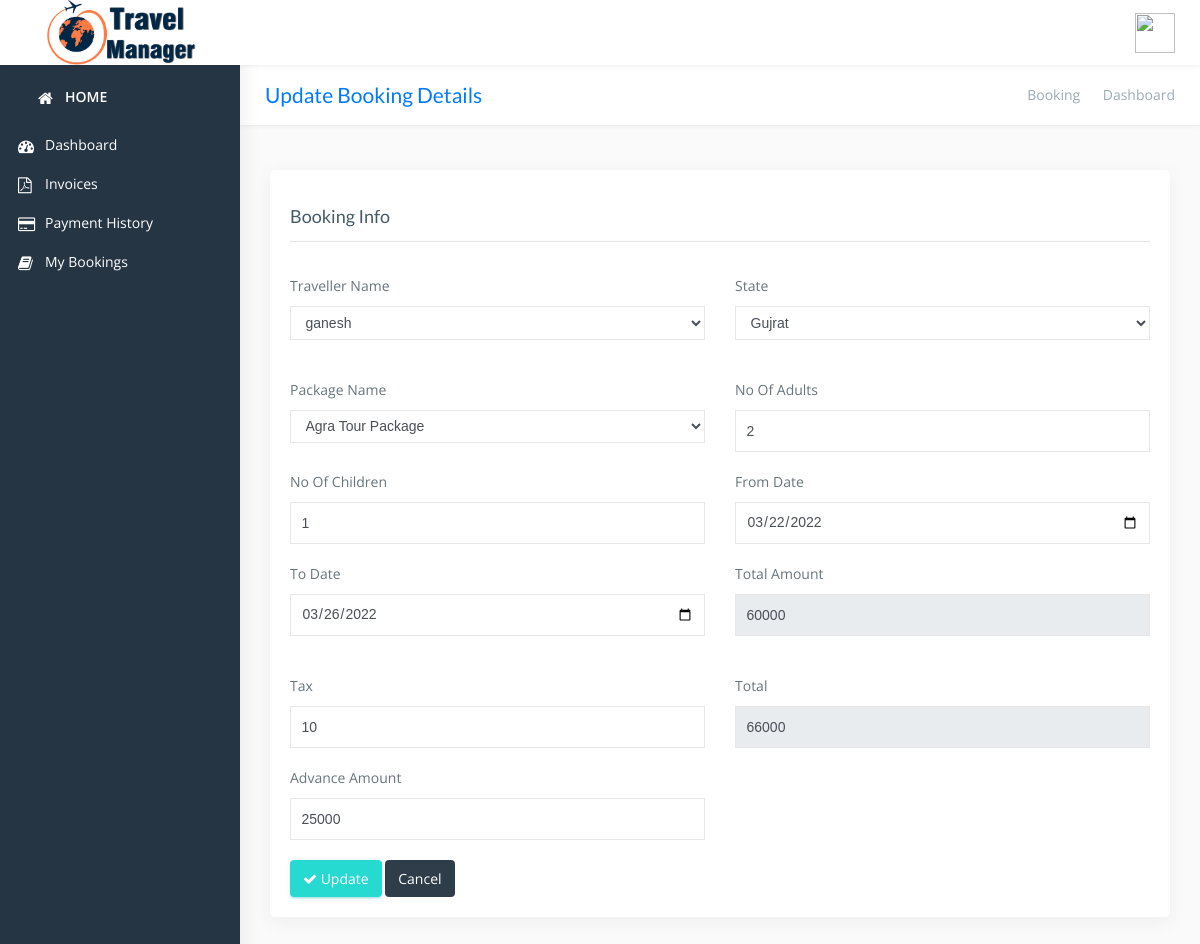
The app's page /user/update_booking.php?id=4 (signed in) with its own data.
### tables this page shows
CREATE TABLE `booking` (
  `id` int(11) NOT NULL,
  `traveller_id` varchar(200) NOT NULL,
  `state_id` varchar(200) NOT NULL,
  `package_id` varchar(200) NOT NULL,
  `no_of_adults` int(11) NOT NULL,
  `no_of_children` int(11) NOT NULL,
  `from_date` date NOT NULL,
  `to_date` date NOT NULL,
  `total_amount` int(11) NOT NULL,
  `adv_amount` varchar(200) NOT NULL,
  `total` int(11) NOT NULL,
  `tax` int(11) NOT NULL,
  `created_date` date NOT NULL
);

CREATE TABLE `packages` (
  `id` int(11) NOT NULL,
  `pname` varchar(200) NOT NULL,
  `price_adult` int(11) NOT NULL,
  `price_children` int(11) NOT NULL
);

### user/update_booking.php (the view, shortened to what this page needs)
<?php include "header.php" ?>
<?php include "sidebar.php" ?>
<?php
include('config.php');
try {
    $conn = new PDO("mysql:host=$servername;dbname=$dbname", $username, $password);
    $conn->setAttribute(PDO::ATTR_ERRMODE, PDO::ERRMODE_EXCEPTION);
    if (isset($_GET['id'])) {
        $id = $_GET['id'];
        $stmt1 = $conn->prepare("SELECT * FROM booking where id='" . $_GET['id'] . "'");
        $stmt1->execute();
        $row = $stmt1->fetch(PDO::FETCH_ASSOC);
        $id = $row['id'];
        $traveller_id = $row['traveller_id'];
        $package_id = $row['package_id'];
        $no_of_adults = $row['no_of_adults'];
        $no_of_children = $row['no_of_children'];
        $total_amount = $row['total_amount'];
        $tax = $row['tax'];
        $adv_amount = $row['adv_amount'];
        $total = $row['total'];
        $from_date = $row['from_date'];
        $to_date = $row['to_date'];
        $data1 = $stmt1->fetchAll();
        $stmt_sel = $conn->prepare("SELECT * FROM travellers where id='$traveller_id'");
        $stmt_sel->execute();
        $expense_sel = $stmt_sel->fetchAll();
        $stmt11 = $conn->prepare("SELECT * FROM packages where id='$package_id'");
        $stmt11->execute();
        $success = $stmt11->fetchAll();
        $stmt1 = $conn->prepare("SELECT * FROM packages");
        $stmt1->execute();
        $packages = $stmt1->fetchAll();
    }
} catch (PDOException $e) {
    echo $sql . "<br>" . $e->getMessage();
    $_SESSION['reply'] = "Added Successfully";
    header("location:../booking.php");
}
?>
<div class="page-wrapper">
    <div class="row page-titles">
        <div class="col-md-5 align-self-center">
            <h3 class="text-primary">Update Booking Details</h3>
        </div>
        <div class="col-md-7 align-self-center">
            <ol class="breadcrumb">
                <li class="breadcrumb-item"><a href="javascript:void(0)">Booking</a></li>
                <li class="breadcrumb-item active">Dashboard</li>
            </ol>
        </div>
    </div>
    <div class="container-fluid">
        <div class="row">
            <div class="col-lg-12">
                <div class="card card-outline-primary">
                    <div class="card-body">
                        <form action="user_operations/booking.php?edit_id=<?php echo $id; ?>" method="post">
                            <div class="form-body">
                                <h3 class="card-title m-t-15">Booking Info</h3>
                                <hr>
                                <div class="row p-t-20">
                                    <div class="col-md-6">
                                        <div class="form-group">
                                            <label class="control-label">Traveller Name</label>
                                            <select name="traveller_id" class="form-control" required>
                                                <?php
                                                foreach ($expense_sel as $package) { ?>
                                                    <option value="<?php echo $package['id'] ?>"><?php echo $package['name'];
                                                                                                $expense_sel = $package['name']; ?></option>
                                                <?php } ?>
                                            </select>
                                        </div>
                                    </div>
                                    <div class="col-md-6">
                                        <div class="form-group has-danger">
                                            <label class="control-label">State</label>
                                            <select name="state_name" class="form-control" required>
                                                <option value="Gujrat" <?php if ($row['state_id'] == "Gujrat") {
                                                                            echo "selected";
                                                                        } ?>>Gujrat</option>
                                            </select>
                                        </div>
                                    </div>
                                </div>
                                <div class="row p-t-20">
                                    <div class="col-md-6">
                                        <div class="form-group">
                                            <label class="control-label">Package Name </label>
                                            <select name="package_id" id="package_id" onchange="calculate();" class="form-control" required>
                                                <?php
                                                foreach ($packages as $value) { ?>
                                                    <option value="<?php echo $value['id'] . ',' . $value['price_adult'] . ',' . $value['price_children'] ?>" <?php if ($value['id'] == $package_id) {
                                                                                                                                                            echo "selected";
                                                                                                                                                        } ?>><?php echo $value['pname']; ?></option>
                                                <?php } ?>
                                            </select>
                                        </div>
                                    </div>
                                    <div class="col-md-6">
                                        <div class="form-group has-danger">
                                            <label class="control-label">No Of Adults</label>
                                            <input type="number" min="0" onchange="calculate();" onkeyup="calculate();" class="form-control" id="no_of_adults" name="no_of_adults" value="<?php echo $no_of_adults; ?>" placeholder="Enter no of adults.." required>
                                        </div>
                                    </div>
                                </div>
                                <div class="row">
                                    <div class="col-md-6">
                                        <div class="form-group has-danger">
                                            <label class="control-label">No Of Children</label>
                                            <input type="number" min="0" onchange="calculate();" onkeyup="calculate();" class="form-control" id="no_of_children" name="no_of_children" value="<?php echo $no_of_children; ?>" placeholder="Enter No of Children.." required>
                                        </div>
                                    </div>
                                    <div class="col-md-6">
                                        <div class="form-group has-danger">
                                            <label class="control-label">From Date</label>
                                            <input type="date" onchange="calculate();" onkeyup="calculate();" class="form-control" id="from_date" name="from_date" value="<?php echo $from_date; ?>" placeholder="From Date" required>
                                        </div>
                                    </div>
                                    <div class="col-md-6">
                                        <div class="form-group has-danger">
                                            <label class="control-label">To Date</label>
                                            <input type="date" onchange="calculate();" onkeyup="calculate();" class="form-control" id="to_date" name="to_date" value="<?php echo $to_date; ?>" placeholder="To Date" required>
                                        </div>
                                    </div>
                                    <div class="col-md-6">
                                        <div class="form-group has-danger">
                                            <label class="control-label">Total Amount</label>
                                            <input type="text" class="form-control" id="total_amount" value="<?php echo $total_amount; ?>" name="total_amount" placeholder="Enter Total Amount.." required readonly>
                                        </div>
                                    </div>
                                </div>
                                <div class="row p-t-20">
                                    <div class="col-md-6">
                                        <div class="form-group has-danger">
                                            <label class="control-label">Tax</label>
                                            <input type="text" class="form-control" id="taxprice1" value="<?php echo $tax; ?>" name="tax" onkeyup="sum2()" placeholder="Enter Total Amount.." required>
                                        </div>
                                    </div>
                                    <div class="col-md-6">
                                        <div class="form-group has-danger">
                                            <label class="control-label">Total</label>
                                            <input type="text" class="form-control" id="ttt2" name="total" value="<?php echo $total; ?>" name="tax" placeholder="Enter Total Amount.." required readonly>
                                        </div>
                                    </div>
                                    <div class="col-md-6">
                                        <div class="form-group has-danger">
                                            <label class="control-label">Advance Amount</label>
                                            <input type="number" class="form-control" id="advance_amount" value="<?php echo $adv_amount; ?>" name="tax" min="0" max="<?php echo $total; ?>" name="adv_amount" placeholder="Enter Advance Amount.." required>
                                        </div>
                                    </div>
                                </div>
                            </div>
                            <div class="form-actions">
                                <button type="submit" class="btn btn-success" name="update"> <i class="fa fa-check"></i> Update</button>
                                <a href="my_bookings.php"><button type="button" class="btn btn-inverse">Cancel</button></a>
                            </div>
                        </form>
                    </div>
                </div>
            </div>
        </div>
    </div>
    <?php include "footer.php" ?>

### user/css/helper.css (style rules this page uses)
.m-t-15 { margin-top: 15px!important; }
.p-t-20 { padding-top: 20px!important; }

### records on screen
booking: state_name "Gujrat", package_id "Agra Tour Package", no_of_adults "2", no_of_children "1", from_date "03/22/2022", to_date "03/26/2022", total_amount "60000", tax "10", total "66000", tax "25000"

### other values on screen
form field traveller_id "ganesh"
